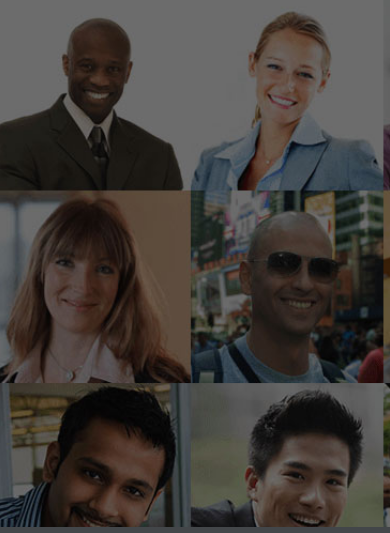
#> input picture lab1.PNG, 390 x 533 px, found by its file name
$ python croping_image.py
#> lines starting #> are read from the running program, lines starting #| are printed output that depends on the picture
# -*- coding: utf-8 -*-
"""
Created on Sun Jul 15 00:51:16 2018

@author: Anjali Brajendra
"""

import cv2
img = cv2.imread("lab1.png")
#> img is the input picture: shape (533, 390, 3); mean B, G, R 59.4, 63.4, 68.3
y=0
x=0
h=180
w=200
while True:
    crop_img = img[y:y+h, x:x+w]
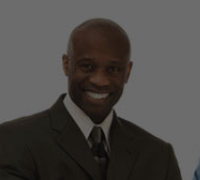
#> crop_img: shape (180, 200, 3); mean B, G, R 71, 73.6, 76.3
    cv2.imshow("cropped", crop_img)
    cv2.waitKey(0)
    print(x,y)
    y = h + y
    x = w + x
    key = cv2.waitKey(1) & 0xFF
#> (key x is pressed here)
    print(key)
    if key == ord("x"):
        break
